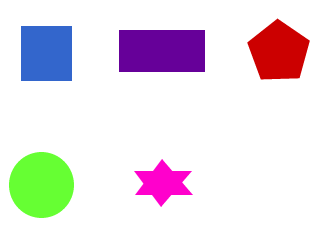
%> input picture matlab/data/shapes23.png, 315 x 250 px
$ octave loigiai_lab03_trich_xuat_bien.m   (GNU Octave 9; MATLAB toolbox functions it lacks are replaced by stand-ins)
%> lines starting %> are read from the running program, lines starting %| are printed output that depends on the picture; in (x1, y1, x2, y2) boxes, pixels count from 0 and x2, y2 are one past the last pixel; in counts of white or black regions, pixels touching at a corner belong together; the program's own positions count from 1
%% LOI GIAI LAB 3 - TRICH XUAT BIEN HINH THAI
clear; close all; clc;
scriptDir=fileparts(mfilename('fullpath'));
I=imread(fullfile(scriptDir,'..','data','shapes23.png'));
%> I is the input picture: size 250x315x3 uint8; mean R, G, B 232.5, 224.9, 230.4
if ndims(I)==3, I=rgb2gray(I); end
%> after `I=rgb2gray(I)`:
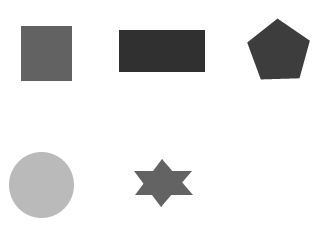
%> I: size 250x315 uint8; min 48, max 255, mean 227.8
A=imbinarize(I); if mean(A(:))>.5, A=~A; end
%> after `A=imbinarize(I)`:
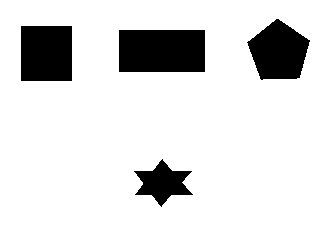
%> A: size 250x315 logical; 86.8% white; 4 black regions, box (x1, y1, x2, y2) and area: (119, 30, 205, 72) 3612, (21, 26, 72, 81) 2805, (247, 19, 310, 80) 2624, (134, 159, 193, 207) 1393
B=strel('square',3); E=imerode(A,B); D=imdilate(A,B);
%> after `E=imerode(A,B)`:
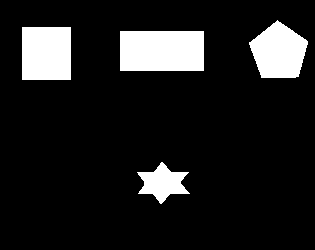
%> E: size 250x315 logical; 12.1% white; 4 white regions, box (x1, y1, x2, y2) and area: (120, 31, 204, 71) 3360, (22, 27, 71, 80) 2597, (249, 20, 308, 78) 2381, (137, 162, 190, 204) 1153
%> after `D=imdilate(A,B)`:
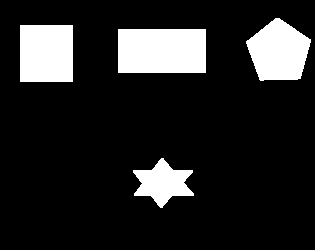
%> D: size 250x315 logical; 14.5% white; 4 white regions, box (x1, y1, x2, y2) and area: (118, 29, 206, 73) 3872, (20, 25, 73, 82) 3021, (246, 18, 311, 81) 2876, (133, 158, 194, 208) 1646
Bi=A & ~E; Be=D & ~A; G=D & ~E;
%> after `Bi=A & ~E`:
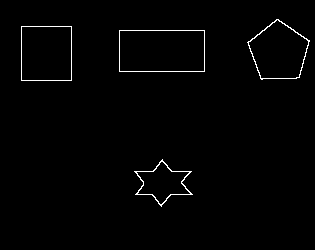
%> Bi: size 250x315 logical; 1.2% white in thin lines or dots, all inside (x1, y1, x2, y2) = (21, 19, 310, 207)
%> after `Be=D & ~A`: Be: size 250x315 logical; 1.2% white in thin lines or dots, all inside (x1, y1, x2, y2) = (20, 18, 311, 208)
%> after `G=D & ~E`:
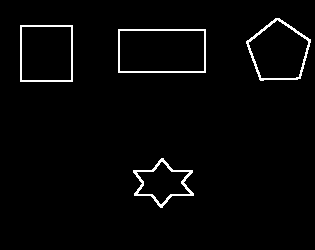
%> G: size 250x315 logical; 2.4% white in thin lines or dots, all inside (x1, y1, x2, y2) = (20, 18, 311, 208)
figure('Name','Solution 3 - Boundaries');
subplot(2,3,1); imshow(A); title('Anh goc');
subplot(2,3,2); imshow(Bi); title('Bien trong: A - erode(A)');
subplot(2,3,3); imshow(Be); title('Bien ngoai: dilate(A) - A');
subplot(2,3,4); imshow(G); title('Gradient: dilate(A) - erode(A)');
subplot(2,3,5); imshow(labeloverlay(A,G,'Colormap',[1 0 0])); title('Gradient mau do');
subplot(2,3,6); imshowpair(Bi,Be,'montage'); title('Bien trong / ngoai');
%> after `imshowpair(Bi,Be,'montage')`:
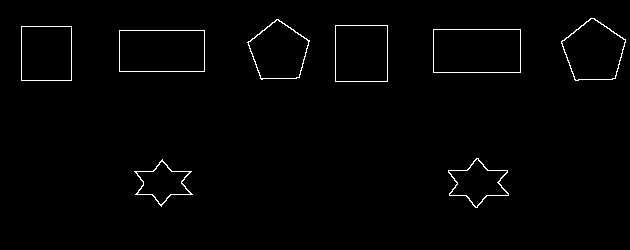
%> displayed picture: size 250x630, on the screen's scale of 0 to 255; 1.2% white in thin lines or dots, all inside (x1, y1, x2, y2) = (21, 18, 626, 208)
